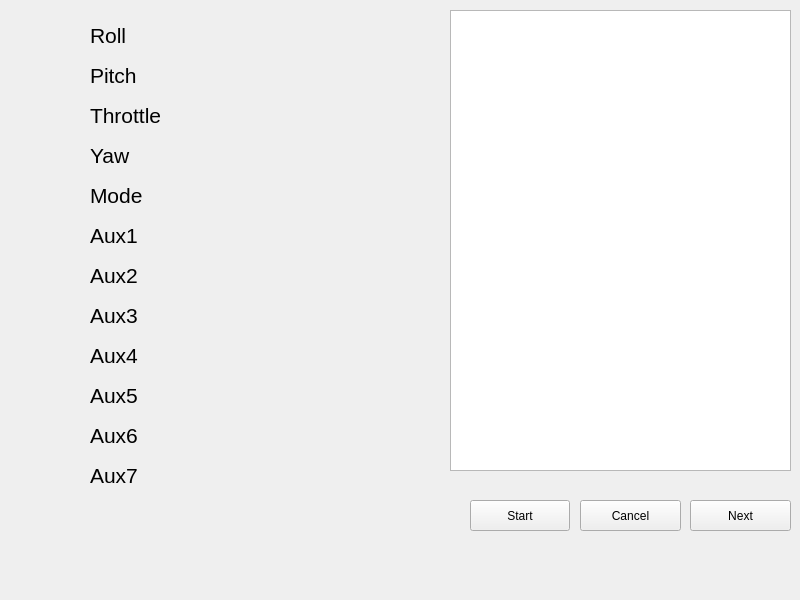
<?xml version="1.0" encoding="UTF-8"?>
<ui version="4.0">
 <class>Form</class>
 <widget class="QWidget" name="Form">
  <property name="geometry">
   <rect>
    <x>0</x>
    <y>0</y>
    <width>800</width>
    <height>600</height>
   </rect>
  </property>
  <property name="windowTitle">
   <string>RC channel setup</string>
  </property>
  <widget class="QPushButton" name="cancel">
   <property name="geometry">
    <rect>
     <x>580</x>
     <y>500</y>
     <width>101</width>
     <height>31</height>
    </rect>
   </property>
   <property name="text">
    <string>Cancel</string>
   </property>
  </widget>
  <widget class="QLabel" name="label">
   <property name="geometry">
    <rect>
     <x>90</x>
     <y>10</y>
     <width>271</width>
     <height>51</height>
    </rect>
   </property>
   <property name="font">
    <font>
     <pointsize>16</pointsize>
    </font>
   </property>
   <property name="text">
    <string>Roll</string>
   </property>
   <property name="scaledContents">
    <bool>false</bool>
   </property>
  </widget>
  <widget class="QLabel" name="label_2">
   <property name="geometry">
    <rect>
     <x>90</x>
     <y>50</y>
     <width>271</width>
     <height>51</height>
    </rect>
   </property>
   <property name="font">
    <font>
     <pointsize>16</pointsize>
    </font>
   </property>
   <property name="text">
    <string>Pitch</string>
   </property>
   <property name="scaledContents">
    <bool>false</bool>
   </property>
  </widget>
  <widget class="QLabel" name="label_3">
   <property name="geometry">
    <rect>
     <x>90</x>
     <y>90</y>
     <width>271</width>
     <height>51</height>
    </rect>
   </property>
   <property name="font">
    <font>
     <pointsize>16</pointsize>
    </font>
   </property>
   <property name="text">
    <string>Throttle</string>
   </property>
   <property name="scaledContents">
    <bool>false</bool>
   </property>
  </widget>
  <widget class="QLabel" name="label_4">
   <property name="geometry">
    <rect>
     <x>90</x>
     <y>130</y>
     <width>271</width>
     <height>51</height>
    </rect>
   </property>
   <property name="font">
    <font>
     <pointsize>16</pointsize>
    </font>
   </property>
   <property name="text">
    <string>Yaw</string>
   </property>
   <property name="scaledContents">
    <bool>false</bool>
   </property>
  </widget>
  <widget class="QLabel" name="label_5">
   <property name="geometry">
    <rect>
     <x>90</x>
     <y>170</y>
     <width>271</width>
     <height>51</height>
    </rect>
   </property>
   <property name="font">
    <font>
     <pointsize>16</pointsize>
    </font>
   </property>
   <property name="text">
    <string>Mode</string>
   </property>
   <property name="scaledContents">
    <bool>false</bool>
   </property>
  </widget>
  <widget class="QLabel" name="label_6">
   <property name="geometry">
    <rect>
     <x>90</x>
     <y>210</y>
     <width>271</width>
     <height>51</height>
    </rect>
   </property>
   <property name="font">
    <font>
     <pointsize>16</pointsize>
    </font>
   </property>
   <property name="text">
    <string>Aux1</string>
   </property>
   <property name="scaledContents">
    <bool>false</bool>
   </property>
  </widget>
  <widget class="QLabel" name="label_7">
   <property name="geometry">
    <rect>
     <x>90</x>
     <y>250</y>
     <width>271</width>
     <height>51</height>
    </rect>
   </property>
   <property name="font">
    <font>
     <pointsize>16</pointsize>
    </font>
   </property>
   <property name="text">
    <string>Aux2</string>
   </property>
   <property name="scaledContents">
    <bool>false</bool>
   </property>
  </widget>
  <widget class="QLabel" name="label_8">
   <property name="geometry">
    <rect>
     <x>90</x>
     <y>290</y>
     <width>271</width>
     <height>51</height>
    </rect>
   </property>
   <property name="font">
    <font>
     <pointsize>16</pointsize>
    </font>
   </property>
   <property name="text">
    <string>Aux3</string>
   </property>
   <property name="scaledContents">
    <bool>false</bool>
   </property>
  </widget>
  <widget class="QTextBrowser" name="commLog">
   <property name="geometry">
    <rect>
     <x>450</x>
     <y>10</y>
     <width>341</width>
     <height>461</height>
    </rect>
   </property>
   <property name="frameShadow">
    <enum>QFrame::Sunken</enum>
   </property>
  </widget>
  <widget class="QPushButton" name="start">
   <property name="geometry">
    <rect>
     <x>470</x>
     <y>500</y>
     <width>100</width>
     <height>31</height>
    </rect>
   </property>
   <property name="text">
    <string>Start</string>
   </property>
  </widget>
  <widget class="QPushButton" name="next">
   <property name="geometry">
    <rect>
     <x>690</x>
     <y>500</y>
     <width>101</width>
     <height>31</height>
    </rect>
   </property>
   <property name="text">
    <string>Next</string>
   </property>
  </widget>
  <widget class="QLabel" name="label_9">
   <property name="geometry">
    <rect>
     <x>90</x>
     <y>330</y>
     <width>271</width>
     <height>51</height>
    </rect>
   </property>
   <property name="font">
    <font>
     <pointsize>16</pointsize>
    </font>
   </property>
   <property name="text">
    <string>Aux4</string>
   </property>
   <property name="scaledContents">
    <bool>false</bool>
   </property>
  </widget>
  <widget class="QLabel" name="label_10">
   <property name="geometry">
    <rect>
     <x>90</x>
     <y>370</y>
     <width>271</width>
     <height>51</height>
    </rect>
   </property>
   <property name="font">
    <font>
     <pointsize>16</pointsize>
    </font>
   </property>
   <property name="text">
    <string>Aux5</string>
   </property>
   <property name="scaledContents">
    <bool>false</bool>
   </property>
  </widget>
  <widget class="QLabel" name="label_11">
   <property name="geometry">
    <rect>
     <x>90</x>
     <y>410</y>
     <width>271</width>
     <height>51</height>
    </rect>
   </property>
   <property name="font">
    <font>
     <pointsize>16</pointsize>
    </font>
   </property>
   <property name="text">
    <string>Aux6</string>
   </property>
   <property name="scaledContents">
    <bool>false</bool>
   </property>
  </widget>
  <widget class="QLabel" name="label_12">
   <property name="geometry">
    <rect>
     <x>90</x>
     <y>450</y>
     <width>271</width>
     <height>51</height>
    </rect>
   </property>
   <property name="font">
    <font>
     <pointsize>16</pointsize>
    </font>
   </property>
   <property name="text">
    <string>Aux7</string>
   </property>
   <property name="scaledContents">
    <bool>false</bool>
   </property>
  </widget>
 </widget>
 <resources/>
 <connections/>
</ui>
